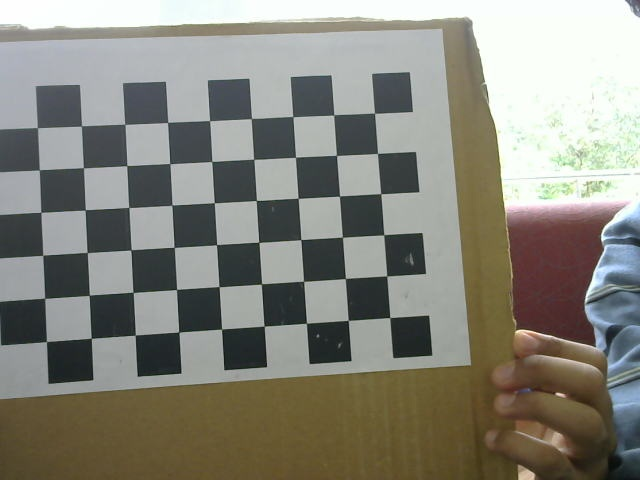
//> input picture opencvfiles/left00.jpg, 640 x 480 px
$ ./depth_disp left00.jpg left01.jpg left01.jpg   (built with g++ and OpenCV 4, older OpenCV classes emulated)
//> lines starting //> are read from the running program, lines starting //| are printed output that depends on the picture
#include <iostream>
#include <string>
#include "opencv2/core/core.hpp"
#include "opencv2/calib3d/calib3d.hpp"
#include <opencv2/highgui/highgui.hpp>
#include <opencv2/imgproc/imgproc.hpp>
#include <stdio.h>
#include <opencv2/contrib/contrib.hpp>

using namespace cv;

using namespace std;

Mat Q;

Mat img;

void mouseEvent(int evt, int x, int y, int flags, void* param)

{                   int avg =0;

    if (evt == CV_EVENT_LBUTTONDOWN)

    {   Vec3f intensity = img.at<Vec3f>(y,x);

       float blue = intensity.val[0];

       float green = intensity.val[1];

       float red = intensity.val[2];

        // if(red<300)

         { //avg = avg +red;

        cout<< red<<endl;

          }

    }

}

int main(int argc, char* argv[])

{
Mat img1, img2, g1, g2;
Mat disp, disparity;
char* method = argv[3];
img1 = imread(argv[1]);
//> img1 is the input picture: 480 rows x 640 cols, CV_8UC3; mean B, G, R 124.1, 133.8, 134.7
img2 = imread(argv[2]);
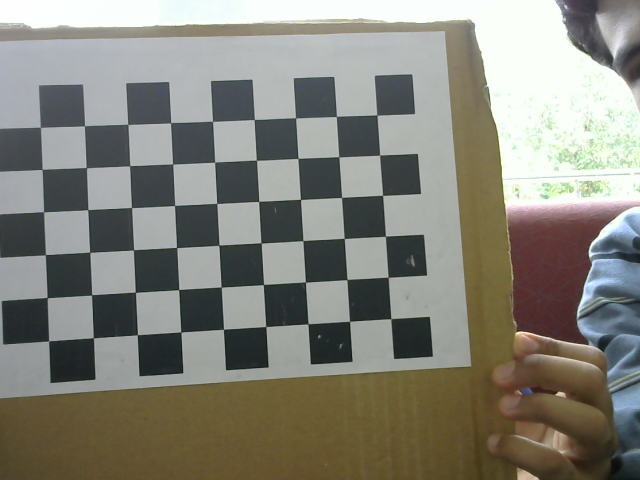
//> input picture opencvfiles/left01.jpg, 640 x 480 px
//> img2 is the input picture: 480 rows x 640 cols, CV_8UC3; mean B, G, R 122.1, 131.6, 132.5
cvtColor(img1, g1, CV_BGR2GRAY);
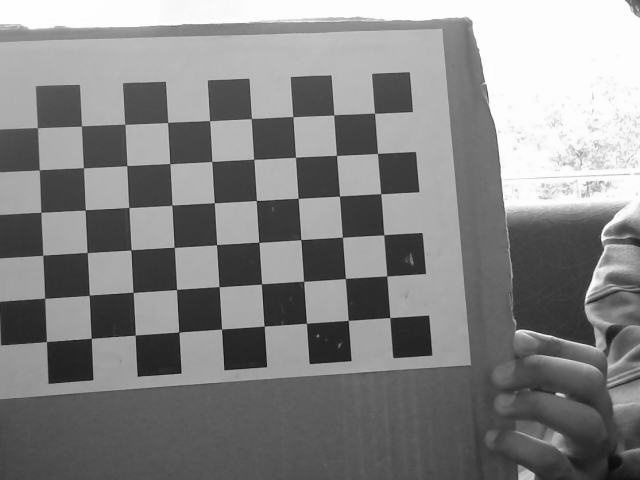
//> g1: 480 rows x 640 cols, CV_8UC1; min 11, max 255, mean 133
cvtColor(img2, g2, CV_BGR2GRAY);
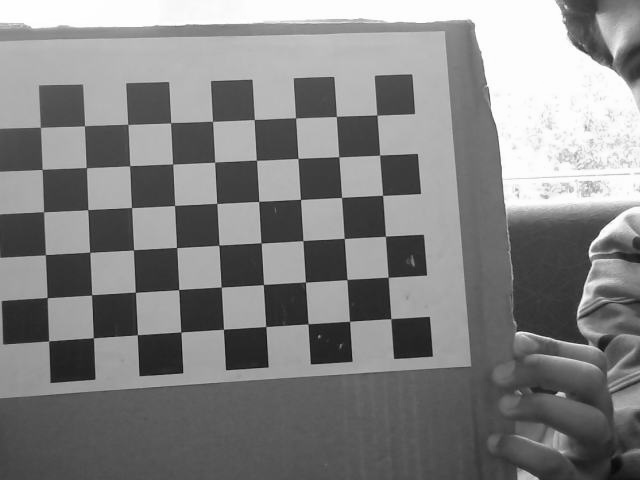
//> g2: 480 rows x 640 cols, CV_8UC1; min 10, max 255, mean 130.8
//Mat fundamental_matrix= findFundamentalMat(img1,img2,FM_RANSAC,3.,0.99);
if (!(strcmp(method, "BM")))
{
   StereoBM sbm;
   sbm.state->SADWindowSize =9;
   sbm.state->numberOfDisparities = 96;
   sbm.state->preFilterSize = 5;
   sbm.state->preFilterCap = 61;
   sbm.state->minDisparity = -127 ;
   sbm.state->textureThreshold = 507;
   sbm.state->uniquenessRatio = 0;
   sbm.state->speckleWindowSize = 0;
   sbm.state->speckleRange = 8;
   sbm.state->disp12MaxDiff = 1;
   sbm(g1, g2, disp);
   //disp.convertTo(disp8,CV_8U,255/128*16.0);
}
      /* Q=(Mat_<double>(4,4)<< 1., 0., 0., 8.6582224788665771e+03, 0., 1., 0.,

       7.5069656372070313e+01, 0., 0., 0., -2.0918405446154462e+04, 0.,

       0., -1.2906999244682757e-01, 0. );*/

  	/*Q=(Mat_<double>(4,4)<< 1., 0., 0., , 0., 1., 0.,
       -2.3995620155334473e+02, 0., 0., 0., 7.892441484481073235e+02, 0.,
       0., -3.4020142603281389e-01, 0. );*/

	/*Q=(Mat_<double>(4,4)<< 1., 0., 0., -3.3608328628540039e+02, 0., 1., 0.,
       -2.3995620155334473e+02, 0., 0., 0., 7.892441484481073235e+02, 0.,
       0., -3.4020142603281389e-02, 0. );*/

	Q=(Mat_<double>(4,4)<< 1., 0., 0., -2.8189150238037109e+02, 0., 1., 0.,
       -2.5036193847656250e+02, 0., 0., 0., 7.0685879462929302e+02, 0.,
       0., -1.3561515014349265e-01, 0.);


	Q.convertTo(Q, CV_32F);

        cout<<Q<<endl;

	if (Q.cols != 4 || Q.rows != 4)

	{

		std::cerr << "ERROR: Q is not 4x4)" << std::endl;

		return 1;

	}


	// Loading disparity image

	//cv::Mat disparity = cv::imread("19848899_319182118526944_162660282_n.jpg", cv::IMREAD_GRAYSCALE);

	/*if (disparity.empty())

	{

		std::cerr << "ERROR: Could not read disparity-image.pgm" << std::endl;

		return 1;

	}


	// Conversion of the disparity map to 32F before reprojecting to 3D

	// NOTE: also take care to do not scale twice the disparity

       // namedWindow("Disparity Map",WINDOW_NORMAL);

       // resizeWindow("Disparity Map",400,400);

       // imshow("Disparity Map",disparity);

        //cout<<disparity<<endl;

    /*    int max=0;

        for(int i=0;i<disparity.rows;i++)

        {

          for(int j=0;j<disparity.cols;j++)

          {

               if(disparity.at<uchar>(j,i)>max)

                  max=disparity.at<uchar>(i,j);

        }

}*/

        //  cout<<max <<endl;
	//imshow("disp1",disp);


	normalize(disp, disparity, 0, 255, CV_MINMAX, CV_8U);
        // Reproject image to 3D by OpenCV

     	cout<<disparity.rows << " "<<disparity.cols<<endl;
            cout<<disp.type()<<endl;
        Mat newdisp(disp.rows,disp.cols,3);

        for (int i = 0; i < disp.rows; i++)

{       for (int j = 0; j < disp.cols; j++)

		{

                            Scalar Intensity=disp.at<short>(i,j);
                            newdisp.at<short>(i,j)=Intensity.val[0]+2048;
                            Scalar Intensity2=((newdisp.at<short>(i,j)/16)*16)/16;
                            cout<<Intensity2.val[0]<<" ";

                              //  cout<<image3D_ptr[j][2]<<endl;

		}

	cout<<endl;

	}


	cv::Mat image3D;
        newdisp.convertTo(newdisp, CV_32F);
	cv::reprojectImageTo3D(newdisp, image3D, Q,true, CV_32F);
        cv::Mat image(image3D.rows,image3D.cols,5);
        cv::Mat image1(image3D.rows,image3D.cols,5);
        cv::Mat image2(image3D.rows,image3D.cols,5);
        cv::Mat depth,x,y;
        float z[image3D.rows][image3D.cols];
               img=image3D;
           int k=0;
            float min=500.0;
         int f=1;

        for (int i = 0; i < image3D.rows; i++)

	{

		const cv::Vec3f* image3D_ptr = image3D.ptr<cv::Vec3f>(i);


		for (int j = 0; j < image3D.cols; j++)

		{

                            image.at<float>(i,j)=image3D_ptr[j][2];

                                       if(image.at<float>(i,j)<0)

	                                       f=0;
				  //   if(image3D_ptr[j][2] < 6000)
                                  //   cout<<image3D_ptr[j][2]*0.026<<endl;

		}

	}


        normalize(image, depth,0, 255, CV_MINMAX, CV_8UC1);

        namedWindow("Depth Map",WINDOW_NORMAL);

        resizeWindow("Depth Map",400,400);

        setMouseCallback("Depth Map", mouseEvent, &image3D);

//> (the run ends here: the program stops with an error, at `imshow("Depth Map",depth);`)
